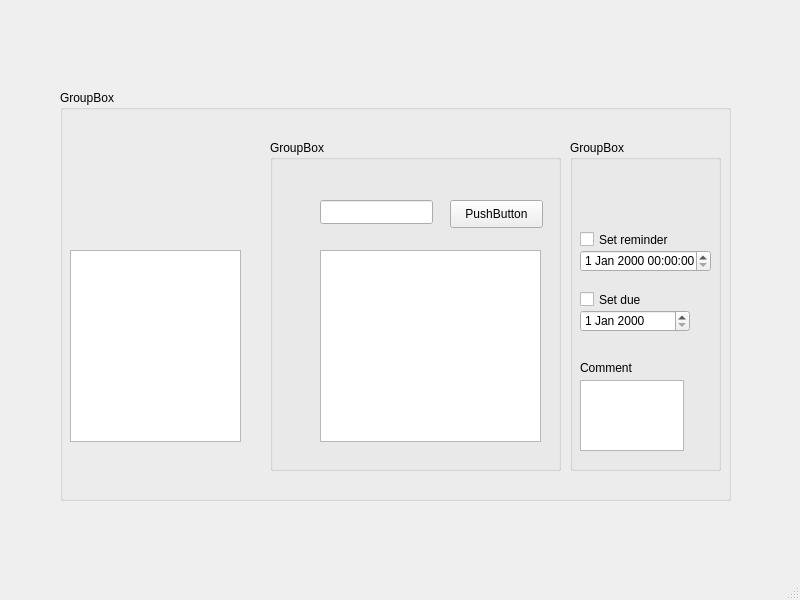
<?xml version="1.0" encoding="UTF-8"?>
<ui version="4.0">
 <class>MainWindow</class>
 <widget class="QMainWindow" name="MainWindow">
  <property name="geometry">
   <rect>
    <x>0</x>
    <y>0</y>
    <width>800</width>
    <height>600</height>
   </rect>
  </property>
  <property name="windowTitle">
   <string>MainWindow</string>
  </property>
  <widget class="QWidget" name="centralwidget">
   <widget class="QGroupBox" name="groupBox">
    <property name="geometry">
     <rect>
      <x>60</x>
      <y>90</y>
      <width>671</width>
      <height>411</height>
     </rect>
    </property>
    <property name="title">
     <string>GroupBox</string>
    </property>
    <widget class="QListView" name="listNamesView">
     <property name="geometry">
      <rect>
       <x>10</x>
       <y>160</y>
       <width>171</width>
       <height>192</height>
      </rect>
     </property>
    </widget>
    <widget class="QGroupBox" name="groupBox_2">
     <property name="geometry">
      <rect>
       <x>210</x>
       <y>50</y>
       <width>291</width>
       <height>331</height>
      </rect>
     </property>
     <property name="title">
      <string>GroupBox</string>
     </property>
     <widget class="QLineEdit" name="newTodoEdit">
      <property name="geometry">
       <rect>
        <x>50</x>
        <y>60</y>
        <width>113</width>
        <height>24</height>
       </rect>
      </property>
     </widget>
     <widget class="QPushButton" name="addBtn">
      <property name="geometry">
       <rect>
        <x>180</x>
        <y>60</y>
        <width>93</width>
        <height>28</height>
       </rect>
      </property>
      <property name="text">
       <string>PushButton</string>
      </property>
     </widget>
     <widget class="QListView" name="todoListView">
      <property name="geometry">
       <rect>
        <x>50</x>
        <y>110</y>
        <width>221</width>
        <height>192</height>
       </rect>
      </property>
     </widget>
    </widget>
    <widget class="QGroupBox" name="itemDetailsBox">
     <property name="geometry">
      <rect>
       <x>510</x>
       <y>50</y>
       <width>151</width>
       <height>331</height>
      </rect>
     </property>
     <property name="title">
      <string>GroupBox</string>
     </property>
     <widget class="QTextEdit" name="itemComment">
      <property name="geometry">
       <rect>
        <x>10</x>
        <y>240</y>
        <width>104</width>
        <height>71</height>
       </rect>
      </property>
     </widget>
     <widget class="QDateEdit" name="dateEdit">
      <property name="geometry">
       <rect>
        <x>10</x>
        <y>170</y>
        <width>110</width>
        <height>22</height>
       </rect>
      </property>
     </widget>
     <widget class="QCheckBox" name="remindChkBox">
      <property name="geometry">
       <rect>
        <x>10</x>
        <y>90</y>
        <width>101</width>
        <height>19</height>
       </rect>
      </property>
      <property name="text">
       <string>Set reminder</string>
      </property>
     </widget>
     <widget class="QDateTimeEdit" name="dateTimeEdit">
      <property name="geometry">
       <rect>
        <x>10</x>
        <y>110</y>
        <width>131</width>
        <height>22</height>
       </rect>
      </property>
     </widget>
     <widget class="QCheckBox" name="dueChkBox">
      <property name="geometry">
       <rect>
        <x>10</x>
        <y>150</y>
        <width>80</width>
        <height>19</height>
       </rect>
      </property>
      <property name="text">
       <string>Set due</string>
      </property>
     </widget>
     <widget class="QLabel" name="label">
      <property name="geometry">
       <rect>
        <x>10</x>
        <y>220</y>
        <width>61</width>
        <height>16</height>
       </rect>
      </property>
      <property name="text">
       <string>Comment</string>
      </property>
     </widget>
    </widget>
   </widget>
  </widget>
  <widget class="QMenuBar" name="menubar">
   <property name="geometry">
    <rect>
     <x>0</x>
     <y>0</y>
     <width>800</width>
     <height>21</height>
    </rect>
   </property>
  </widget>
  <widget class="QStatusBar" name="statusbar"/>
 </widget>
 <resources/>
 <connections/>
</ui>
